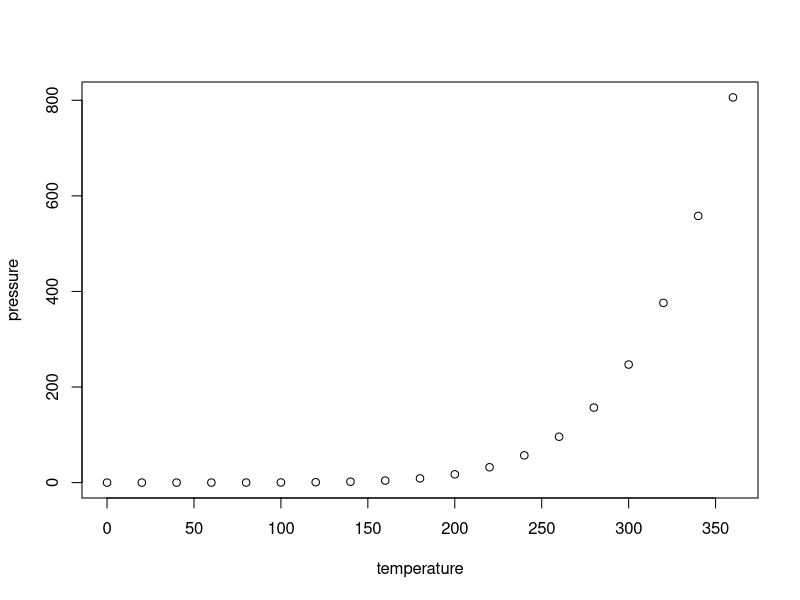
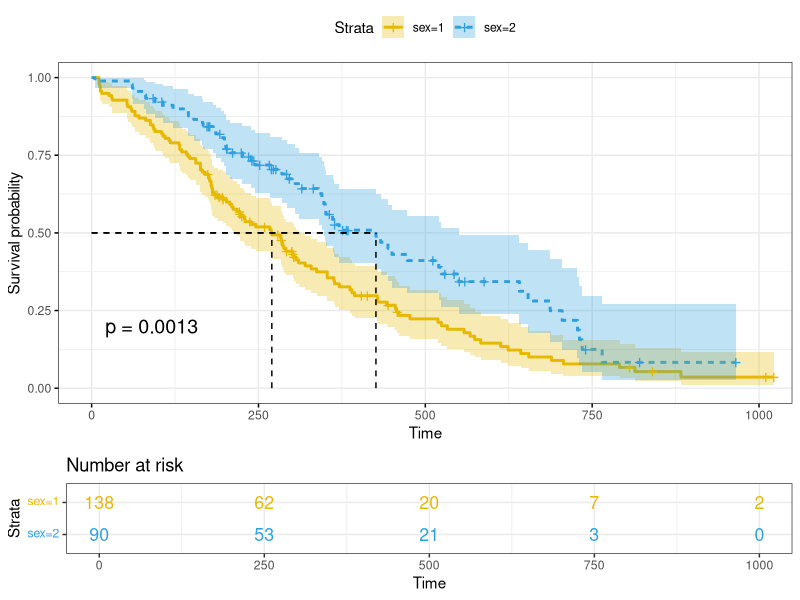
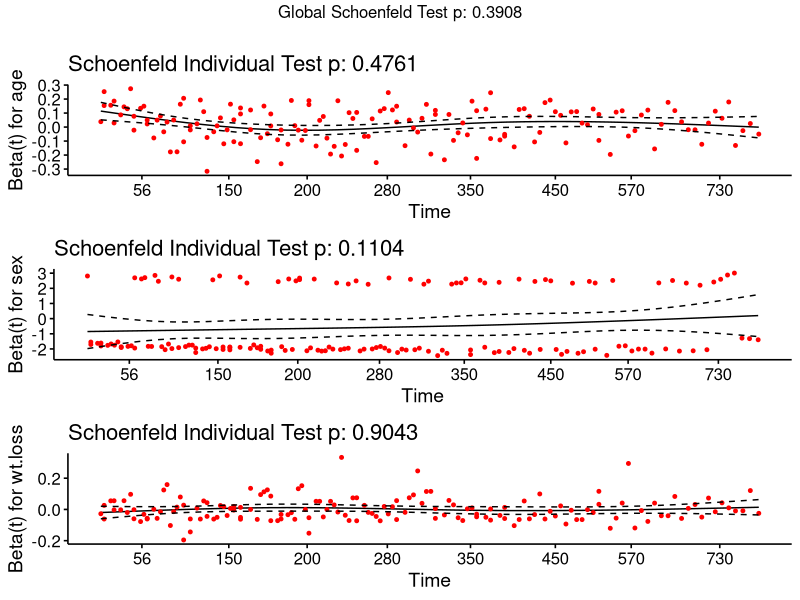
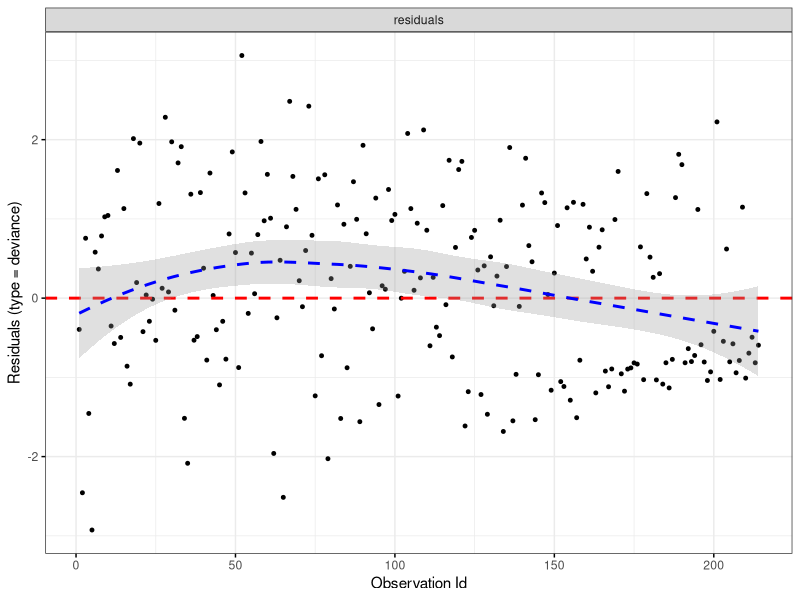

Source code (R) for these figures, in order:
## ---- chunk 1
knitr::opts_chunk$set(echo = TRUE)
## ---- chunk 2
summary(cars)
## ---- chunk 3
plot(pressure)
## ---- chunk 4
library(tidyverse)
library(ggplot2)
library(kableExtra)
library(survival)
library(survminer)
## ---- chunk 5
data <- lung 
head(data) %>% kable(format = "pandoc", caption = paste("Supervivencia en pacientes con cáncer avanzado de pulmón"))
## ---- chunk 6
fit <- surv_fit(Surv(time, status)~ sex, data, type = "kaplan-meier")
df <- data.frame(tiempo = fit$time, n.risk = fit$n.risk, n.event = fit$n.event, n.censor = fit$n.censor, surv = fit$surv, upper =fit$upper, lower = fit$lower)
head(df) %>% kable(format = "pandoc", caption = paste("Probabilidad de supervivencia por genero"))
## ---- chunk 7
ggsurvplot(fit, data, pval = TRUE, conf.int = TRUE, risk.table = TRUE, risk.table.col = "strata", linetype = "strata", surv.median.line = "hv", ggtheme = theme_bw(), palette = c("#E7B800", "#2E9FDF"))
## ---- chunk 8
summary(fit)$table
## ---- chunk 9
surv_diff <- survdiff(Surv(time, status)~ sex, data)
surv_diff
## ---- chunk 10
res.cox <- coxph(Surv(time, status)~sex, data)
summary(res.cox)
## ---- chunk 11
covariates <- c("age", "sex", "ph.karno", "ph.ecog", "wt.loss")
univ_formulas <- sapply(covariates, function(x) as.formula(paste('Surv(time, status)~',x)))
univ_models <- lapply(univ_formulas, function(x){coxph(x,data)})

#extraer datos
univ_results <- lapply(univ_models, 
                       function(x){
                      x = summary(x)
                      p.value = signif(x$wald["p.value"], digits = 2)
                      wald.test = signif(x$wald["test"], digits = 2)
                      beta = signif(x$coef[1], digits = 2)
                      HR = signif(x$coef[2], digits = 2)
                      HR.confint.lower = signif(x$conf.int[,"lower .95"], digits = 2)
                      HR.confint.upper = signif(x$conf.int[, "upper .95"], digits = 2)
                      HR = paste0(HR,"(",HR.confint.lower,"-", HR.confint.upper,")")
                      res = c(beta, HR, wald.test, p.value)
                      names(res) = c("Beta", "HR(95% CI for HR)", "Wald Test", "p.value")
                      return(res)
                       }
                         )
## ---- chunk 12
res <- t(as.data.frame(univ_results, check.names = FALSE))
as.data.frame(res)
## ---- chunk 13
res.cox <- coxph(Surv(time, status)~age + sex + ph.ecog, data)
summary(res.cox)
## ---- chunk 14
res.cox <- coxph(Surv(time, status)~age + sex + wt.loss, data)
test.ph <- (cox.zph(res.cox))
test.ph
## ---- chunk 15
ggcoxzph(test.ph)
## ---- chunk 16
ggcoxdiagnostics(res.cox, type = "deviance", linear.predictions = FALSE, ggtheme = theme_bw())
